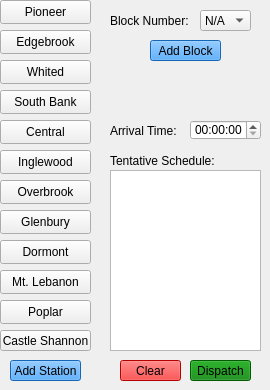
    <widget class="QWidget" name="greenLinePage">
     <widget class="QPushButton" name="dormontStation">
      <property name="geometry">
       <rect>
        <x>0</x>
        <y>240</y>
        <width>91</width>
        <height>24</height>
       </rect>
      </property>
      <property name="text">
       <string>Dormont</string>
      </property>
     </widget>
     <widget class="QPushButton" name="glenburyStation">
      <property name="geometry">
       <rect>
        <x>0</x>
        <y>210</y>
        <width>91</width>
        <height>24</height>
       </rect>
      </property>
      <property name="text">
       <string>Glenbury</string>
      </property>
     </widget>
     <widget class="QPushButton" name="edgebrookStation">
      <property name="geometry">
       <rect>
        <x>0</x>
        <y>30</y>
        <width>91</width>
        <height>24</height>
       </rect>
      </property>
      <property name="text">
       <string>Edgebrook</string>
      </property>
     </widget>
     <widget class="QPushButton" name="pioneerStation">
      <property name="geometry">
       <rect>
        <x>0</x>
        <y>0</y>
        <width>91</width>
        <height>24</height>
       </rect>
      </property>
      <property name="text">
       <string>Pioneer</string>
      </property>
     </widget>
     <widget class="QPushButton" name="overbrookStation">
      <property name="geometry">
       <rect>
        <x>0</x>
        <y>180</y>
        <width>91</width>
        <height>24</height>
       </rect>
      </property>
      <property name="text">
       <string>Overbrook</string>
      </property>
     </widget>
     <widget class="QPushButton" name="poplarStation">
      <property name="geometry">
       <rect>
        <x>0</x>
        <y>300</y>
        <width>91</width>
        <height>24</height>
       </rect>
      </property>
      <property name="text">
       <string>Poplar</string>
      </property>
     </widget>
     <widget class="QPushButton" name="castleShannonStation">
      <property name="geometry">
       <rect>
        <x>0</x>
        <y>330</y>
        <width>91</width>
        <height>21</height>
       </rect>
      </property>
      <property name="text">
       <string>Castle Shannon</string>
      </property>
     </widget>
     <widget class="QPushButton" name="centralStation">
      <property name="geometry">
       <rect>
        <x>0</x>
        <y>120</y>
        <width>91</width>
        <height>24</height>
       </rect>
      </property>
      <property name="text">
       <string>Central</string>
      </property>
     </widget>
     <widget class="QPushButton" name="inglewoodStation">
      <property name="geometry">
       <rect>
        <x>0</x>
        <y>150</y>
        <width>91</width>
        <height>24</height>
       </rect>
      </property>
      <property name="text">
       <string>Inglewood</string>
      </property>
     </widget>
     <widget class="QPushButton" name="southBankStation">
      <property name="geometry">
       <rect>
        <x>0</x>
        <y>90</y>
        <width>91</width>
        <height>24</height>
       </rect>
      </property>
      <property name="text">
       <string>South Bank</string>
      </property>
     </widget>
     <widget class="QPushButton" name="whitedStation">
      <property name="geometry">
       <rect>
        <x>0</x>
        <y>60</y>
        <width>91</width>
        <height>24</height>
       </rect>
      </property>
      <property name="text">
       <string>Whited</string>
      </property>
     </widget>
     <widget class="QPushButton" name="lebanonStation">
      <property name="geometry">
       <rect>
        <x>0</x>
        <y>270</y>
        <width>91</width>
        <height>24</height>
       </rect>
      </property>
      <property name="text">
       <string>Mt. Lebanon</string>
      </property>
     </widget>
     <widget class="QComboBox" name="greenBlockDispatch">
      <property name="geometry">
       <rect>
        <x>200</x>
        <y>10</y>
        <width>51</width>
        <height>21</height>
       </rect>
      </property>
      <item>
       <property name="text">
        <string>N/A</string>
       </property>
      </item>
     </widget>
     <widget class="QLabel" name="blockLabel">
      <property name="geometry">
       <rect>
        <x>110</x>
        <y>10</y>
        <width>81</width>
        <height>21</height>
       </rect>
      </property>
      <property name="text">
       <string>Block Number:</string>
      </property>
     </widget>
     <widget class="QPushButton" name="greenAddStation">
      <property name="geometry">
       <rect>
        <x>10</x>
        <y>360</y>
        <width>71</width>
        <height>21</height>
       </rect>
      </property>
      <property name="styleSheet">
       <string notr="true">background-color: DodgerBlue; color: Black</string>
      </property>
      <property name="text">
       <string>Add Station</string>
      </property>
     </widget>
     <widget class="QPushButton" name="greenAddBlock">
      <property name="geometry">
       <rect>
        <x>150</x>
        <y>40</y>
        <width>71</width>
        <height>21</height>
       </rect>
      </property>
      <property name="styleSheet">
       <string notr="true">background-color: DodgerBlue; color: Black</string>
      </property>
      <property name="text">
       <string>Add Block</string>
      </property>
     </widget>
     <widget class="QListWidget" name="greenTentSchedule">
      <property name="geometry">
       <rect>
        <x>110</x>
        <y>170</y>
        <width>151</width>
        <height>181</height>
       </rect>
      </property>
     </widget>
     <widget class="QLabel" name="arrivalLabel">
      <property name="geometry">
       <rect>
        <x>110</x>
        <y>120</y>
        <width>71</width>
        <height>21</height>
       </rect>
      </property>
      <property name="text">
       <string>Arrival Time:</string>
      </property>
     </widget>
     <widget class="QTimeEdit" name="greenArrivalInput">
      <property name="geometry">
       <rect>
        <x>190</x>
        <y>120</y>
        <width>71</width>
        <height>20</height>
       </rect>
      </property>
     </widget>
     <widget class="QPushButton" name="greenClear">
      <property name="geometry">
       <rect>
        <x>120</x>
        <y>360</y>
        <width>61</width>
        <height>21</height>
       </rect>
      </property>
      <property name="styleSheet">
       <string notr="true">background-color: Red; color: Black</string>
      </property>
      <property name="text">
       <string>Clear</string>
      </property>
     </widget>
     <widget class="QPushButton" name="greenDispatch">
      <property name="geometry">
       <rect>
        <x>190</x>
        <y>360</y>
        <width>61</width>
        <height>21</height>
       </rect>
      </property>
      <property name="styleSheet">
       <string notr="true">background-color: Green; color: Black</string>
      </property>
      <property name="text">
       <string>Dispatch</string>
      </property>
     </widget>
     <widget class="QLabel" name="arrivalLabel_3">
      <property name="geometry">
       <rect>
        <x>110</x>
        <y>151</y>
        <width>111</width>
        <height>20</height>
       </rect>
      </property>
      <property name="text">
       <string>Tentative Schedule:</string>
      </property>
     </widget>
    </widget>
